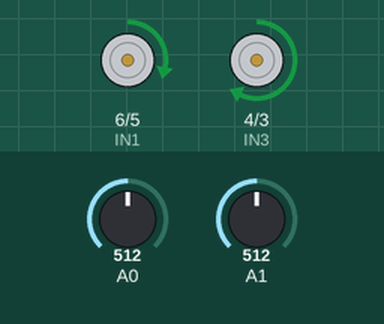
Simulated run of this sketch. Board: Arduino Uno, built with avr-gcc and run on an emulated ATmega328P. Parts: motor-driver pin pairs drawn as motors (green arrow = first pin HIGH = forward, orange = second pin HIGH = backward, longer = more drive, scaled by the enable pin). The inputs (shaded band) are chosen by the test bench; at power-on: A0 = 512, A1 = 512. What the sketch prints to the serial monitor is not drawn.

Above: at 1.25 s.
1.3 s: A0 set to 716
At 2.7 s:
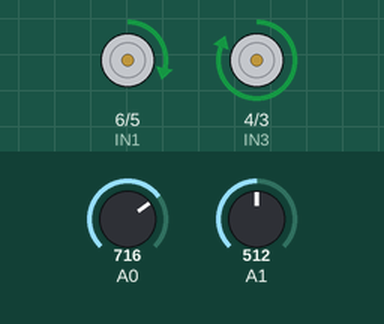
4.3 s: A1 set to 508
7.3 s: A0 set to 499
At 7.8 s:
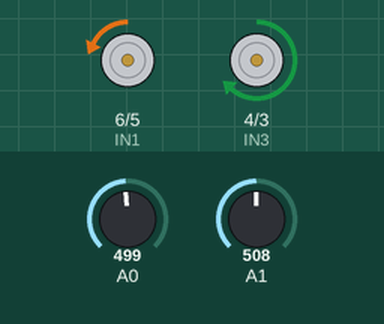
10.3 s: A1 set to 306
At 11.6 s:
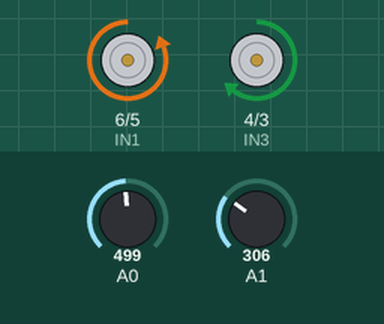
13.3 s: A1 set to 513
At 14.4 s:
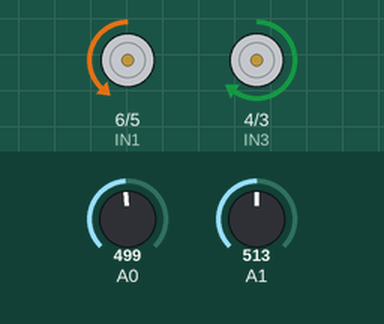
16.3 s: A0 set to 0
Timing chart, 0 to 20.3 s (numbered marks = the images above; inputs shaded):
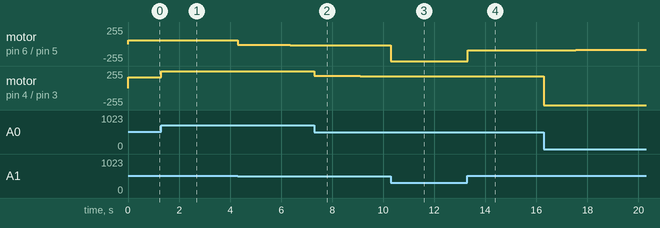

The sketch:

FLY.ino
```cpp
#include <PID_v1.h>
#define IN1 6
#define IN2 5
#define IN3 4
#define IN4 3
#define ENA 11
#define ENB 9//全体引脚初始化

double Setpoint_X, Input_X, Output_X,X_plus; //定义PID输入变量
double p_X =18,i_X =0.3,d_X = 0.08;
double Setpoint_Y, Input_Y, Output_Y,Y_plus;
double p_Y =18,i_Y =0.3,d_Y = 0.08;
int on_put=1;

PID PID_X(&Input_X, &Output_X, &Setpoint_X,p_X,i_X,d_X, DIRECT);
PID PID_Y(&Input_Y, &Output_Y, &Setpoint_Y,p_Y,i_Y,d_Y, DIRECT);


void turn_X(int a)
{
  if(a>=0)
  {
    digitalWrite(IN1,0);
    digitalWrite(IN2,1);
    analogWrite(ENA,a);
  }
  else
  {
    a=-a;
    digitalWrite(IN1,1);
    digitalWrite(IN2,0);
    analogWrite(ENA,a);
  }
}

void turn_Y(int a)
{
  if(a>=0)
  {
    digitalWrite(IN3,0);
    digitalWrite(IN4,1);
    analogWrite(ENB,a);
  }
  else
  {
    a=-a;
    digitalWrite(IN3,1);
    digitalWrite(IN4,0);
    analogWrite(ENB,a);
  }
}

void setup() //程序开始
{
  pinMode(IN1,OUTPUT);
  pinMode(IN2,OUTPUT);
  pinMode(IN3,OUTPUT);
  pinMode(IN4,OUTPUT);
  pinMode(ENA,OUTPUT);
  pinMode(ENB,OUTPUT);//定义引脚

  digitalWrite(IN1,0);
  digitalWrite(IN2,0);
  digitalWrite(IN3,0);
  digitalWrite(IN4,0);
  analogWrite(ENA,0);
  analogWrite(ENB,0);

  Serial.begin(115200);

  Setpoint_X = 509;//560;
  Setpoint_Y = 503;//560;给定浮子悬浮稳定点
  PID_X.SetTunings(p_X,i_X,d_X);
  PID_Y.SetTunings(p_Y,i_Y,d_Y);//给定PID参数
  PID_X.SetOutputLimits(-255,255);
  PID_Y.SetOutputLimits(-255,255);//出值范围
  PID_X.SetSampleTime(5);
  PID_Y.SetSampleTime(5);//设置PID刷新率为5ms
  PID_X.SetMode(AUTOMATIC);
  PID_Y.SetMode(AUTOMATIC);//设置PID计算模式为AUTOMATIC
}

void loop()
{


  Input_X = analogRead(A1);
  Input_Y = analogRead(A0);


  if(on_put)
  {
    PID_X.Compute();
    PID_Y.Compute();
    turn_X(Output_X);
    turn_Y(Output_Y);

  }

Serial.println("x");
Serial.println(Input_X);
Serial.println("y");
Serial.println(Input_Y);
// Serial.print(on_put);
}
```

Measured:
- after the input at 7.3 s, motor on pin 4 (IN3) / pin 3 (IN4): forward 255/255 → forward 182/255 at once, → forward 181/255 0.89 s later, → forward 180/255 0.90 s later, → forward 179/255 0.90 s later
- after the input at 10.3 s, motor on pin 6 (IN1) / pin 5 (IN2): backward 16/255 → backward 255/255 at once
- after the input at 13.3 s, motor on pin 6 (IN1) / pin 5 (IN2): backward 255/255 → backward 94/255 at once, → backward 93/255 0.69 s later, → backward 92/255 0.91 s later, → backward 91/255 0.91 s later
